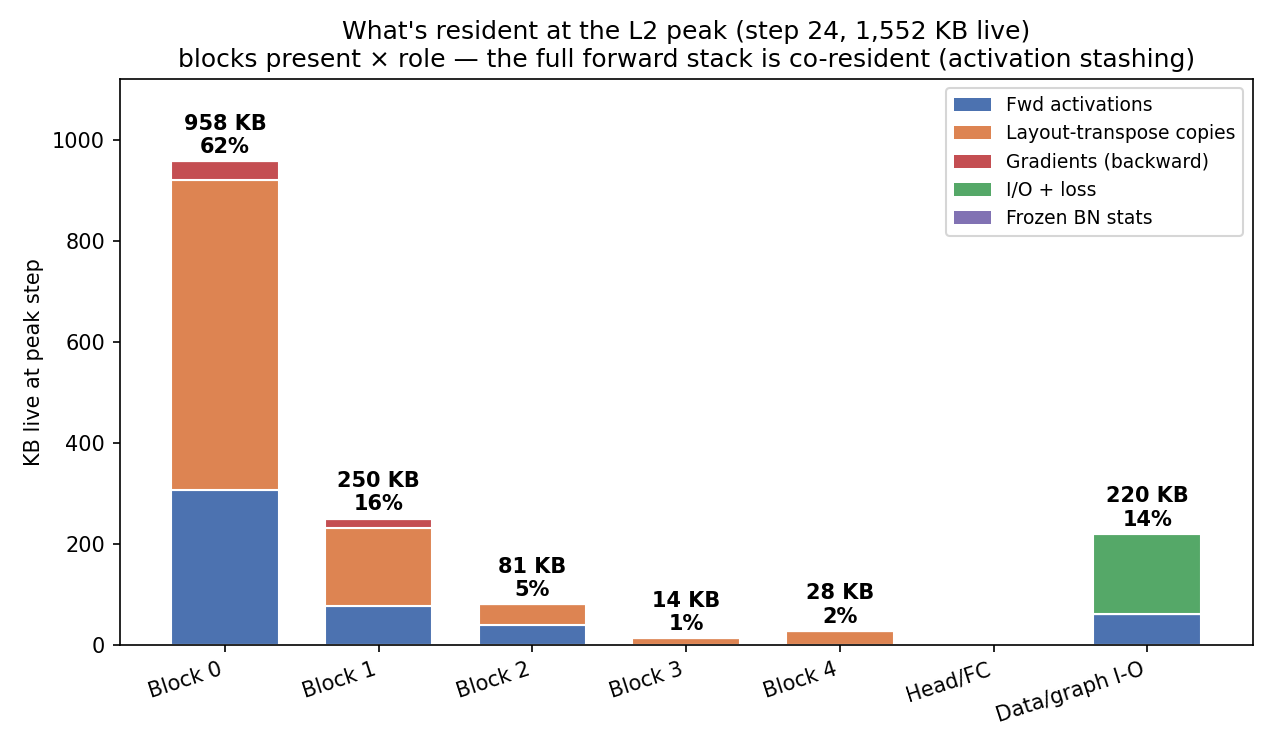

Python code for this plot:
import re, matplotlib
matplotlib.use("Agg"); import matplotlib.pyplot as plt; import numpy as np
from matplotlib.patches import Patch
exec(open("/tmp/mem_common.py").read())
def block_of(n):
    m=re.search(r'blocks_(\d+)_',n)
    if m: return f"Block {m.group(1)}"
    if any(k in n for k in ["Gemm","fc","Softmax","SoftmaxCrossEntropy","ReduceSum","Reshape","Flatten"]): return "Head/FC"
    if n.startswith("input") or n.startswith("output") or "_def_" in n or "_token_" in n or "Constant" in n: return "Data/graph I-O"
    return "Data/graph I-O"
d=parse("memory_alloc_deeployStates.html"); cap,bL2=d["L2"]
psum,tp,live=peaksum(bL2)
order=["Block 0","Block 1","Block 2","Block 3","Block 4","Head/FC","Data/graph I-O"]
roles_order=["Fwd activations","Layout-transpose copies","Gradients (backward)","I/O + loss","Frozen BN stats"]
C={"Fwd activations":"#4C72B0","Layout-transpose copies":"#DD8452","Gradients (backward)":"#C44E52",
   "I/O + loss":"#55A868","Frozen BN stats":"#8172B3"}
M={b:{r:0 for r in roles_order} for b in order}
for b in live:
    M[block_of(b[0])][cat(b[0])]+=b[3]
tot={b:sum(M[b].values()) for b in order}

fig,ax=plt.subplots(figsize=(8.5,5))
x=np.arange(len(order)); bottom=np.zeros(len(order))
for r in roles_order:
    vals=np.array([M[b][r]/1024 for b in order])
    ax.bar(x,vals,bottom=bottom,color=C[r],edgecolor="white",width=0.7)
    bottom+=vals
for i,b in enumerate(order):
    if tot[b]/1024>3:
        ax.text(i,tot[b]/1024+8,f"{tot[b]/1024:,.0f} KB\n{100*tot[b]/psum:.0f}%",ha="center",va="bottom",fontsize=10,fontweight="bold")
ax.set_xticks(x); ax.set_xticklabels(order,rotation=18,ha="right")
ax.set_ylabel("KB live at peak step"); ax.set_ylim(0,1120)
ax.set_title(f"What's resident at the L2 peak (step {tp}, {psum/1024:,.0f} KB live)\nblocks present × role — the full forward stack is co-resident (activation stashing)")
ax.legend(handles=[Patch(facecolor=C[r],label=r) for r in roles_order],loc="upper right",fontsize=9,frameon=True)
plt.tight_layout(); plt.savefig("mem_fig4_peak_blocks.png",dpi=150); plt.close()
print("=== per-block totals at peak ===")
for b in order: print(f"  {b:16s} {tot[b]/1024:7.1f} KB  {100*tot[b]/psum:5.1f}%")
print("fig4 written")
